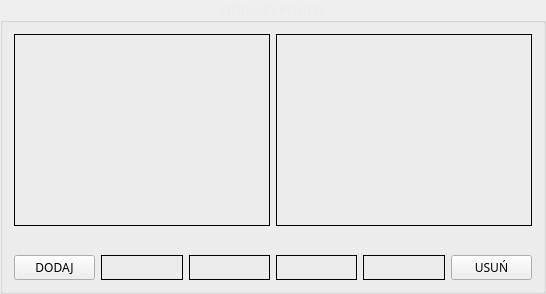
         <widget class="QGroupBox" name="mealOneBox">
          <property name="font">
           <font>
            <family>Bahnschrift</family>
            <weight>50</weight>
            <bold>false</bold>
           </font>
          </property>
          <property name="styleSheet">
           <string notr="true">QGroupBox {color: rgb(235, 235, 235); }</string>
          </property>
          <property name="title">
           <string>PIERWSZY POSIŁEK</string>
          </property>
          <property name="alignment">
           <set>Qt::AlignCenter</set>
          </property>
          <property name="flat">
           <bool>false</bool>
          </property>
          <property name="checkable">
           <bool>false</bool>
          </property>
          <layout class="QGridLayout" name="gridLayout_3">
           <item row="2" column="4">
            <widget class="QLabel" name="showCarbonsOne">
             <property name="font">
              <font>
               <family>Bahnschrift Light</family>
               <pointsize>10</pointsize>
               <weight>75</weight>
               <bold>true</bold>
              </font>
             </property>
             <property name="styleSheet">
              <string notr="true">QLabel { background-color: rgb(235, 235, 235); }</string>
             </property>
             <property name="frameShape">
              <enum>QFrame::Box</enum>
             </property>
             <property name="text">
              <string/>
             </property>
             <property name="alignment">
              <set>Qt::AlignCenter</set>
             </property>
            </widget>
           </item>
           <item row="2" column="2">
            <widget class="QLabel" name="showProteinsOne">
             <property name="font">
              <font>
               <family>Bahnschrift Light</family>
               <pointsize>10</pointsize>
               <weight>75</weight>
               <bold>true</bold>
              </font>
             </property>
             <property name="styleSheet">
              <string notr="true">QLabel { background-color: rgb(235, 235, 235); }</string>
             </property>
             <property name="frameShape">
              <enum>QFrame::Box</enum>
             </property>
             <property name="text">
              <string/>
             </property>
             <property name="alignment">
              <set>Qt::AlignCenter</set>
             </property>
            </widget>
           </item>
           <item row="1" column="2">
            <widget class="QLabel" name="proteinLabel_2">
             <property name="font">
              <font>
               <family>Bahnschrift Light</family>
               <weight>50</weight>
               <bold>false</bold>
              </font>
             </property>
             <property name="styleSheet">
              <string notr="true">QLabel {color: rgb(235, 235, 235); }</string>
             </property>
             <property name="text">
              <string>BIAŁKO</string>
             </property>
             <property name="alignment">
              <set>Qt::AlignCenter</set>
             </property>
            </widget>
           </item>
           <item row="1" column="1">
            <widget class="QLabel" name="dietLabel_2">
             <property name="font">
              <font>
               <family>Bahnschrift Light</family>
               <weight>50</weight>
               <bold>false</bold>
              </font>
             </property>
             <property name="layoutDirection">
              <enum>Qt::RightToLeft</enum>
             </property>
             <property name="styleSheet">
              <string notr="true">QLabel {color: rgb(235, 235, 235); }</string>
             </property>
             <property name="text">
              <string>KALORIE</string>
             </property>
             <property name="alignment">
              <set>Qt::AlignCenter</set>
             </property>
            </widget>
           </item>
           <item row="2" column="5">
            <widget class="QPushButton" name="delItemOne">
             <property name="font">
              <font>
               <family>Bahnschrift Light</family>
               <weight>50</weight>
               <bold>false</bold>
              </font>
             </property>
             <property name="styleSheet">
              <string notr="true"/>
             </property>
             <property name="text">
              <string>USUŃ</string>
             </property>
            </widget>
           </item>
           <item row="2" column="3">
            <widget class="QLabel" name="showFatsOne">
             <property name="font">
              <font>
               <family>Bahnschrift Light</family>
               <pointsize>10</pointsize>
               <weight>75</weight>
               <bold>true</bold>
              </font>
             </property>
             <property name="styleSheet">
              <string notr="true">QLabel { background-color: rgb(235, 235, 235); }</string>
             </property>
             <property name="frameShape">
              <enum>QFrame::Box</enum>
             </property>
             <property name="text">
              <string/>
             </property>
             <property name="alignment">
              <set>Qt::AlignCenter</set>
             </property>
            </widget>
           </item>
           <item row="2" column="0">
            <widget class="QPushButton" name="addItemOne">
             <property name="enabled">
              <bool>true</bool>
             </property>
             <property name="font">
              <font>
               <family>Bahnschrift Light</family>
               <weight>50</weight>
               <bold>false</bold>
              </font>
             </property>
             <property name="text">
              <string>DODAJ</string>
             </property>
            </widget>
           </item>
           <item row="2" column="1">
            <widget class="QLabel" name="showKcalsOne">
             <property name="font">
              <font>
               <family>Bahnschrift Light</family>
               <pointsize>10</pointsize>
               <weight>75</weight>
               <bold>true</bold>
              </font>
             </property>
             <property name="layoutDirection">
              <enum>Qt::LeftToRight</enum>
             </property>
             <property name="autoFillBackground">
              <bool>false</bool>
             </property>
             <property name="styleSheet">
              <string notr="true">QLabel { background-color: rgb(235, 235, 235); }</string>
             </property>
             <property name="frameShape">
              <enum>QFrame::Box</enum>
             </property>
             <property name="text">
              <string/>
             </property>
             <property name="alignment">
              <set>Qt::AlignCenter</set>
             </property>
            </widget>
           </item>
           <item row="0" column="3" colspan="3">
            <widget class="QListWidget" name="mealOneRight">
             <property name="font">
              <font>
               <family>Bahnschrift Light</family>
              </font>
             </property>
             <property name="styleSheet">
              <string notr="true">QWidget { background-color: rgb(235, 235, 235); }</string>
             </property>
             <property name="locale">
              <locale language="Polish" country="Poland"/>
             </property>
             <property name="frameShape">
              <enum>QFrame::Box</enum>
             </property>
             <property name="frameShadow">
              <enum>QFrame::Plain</enum>
             </property>
             <property name="editTriggers">
              <set>QAbstractItemView::DoubleClicked|QAbstractItemView::EditKeyPressed</set>
             </property>
             <property name="dragEnabled">
              <bool>false</bool>
             </property>
             <property name="dragDropMode">
              <enum>QAbstractItemView::NoDragDrop</enum>
             </property>
             <property name="defaultDropAction">
              <enum>Qt::CopyAction</enum>
             </property>
             <property name="viewMode">
              <enum>QListView::ListMode</enum>
             </property>
            </widget>
           </item>
           <item row="1" column="3">
            <widget class="QLabel" name="fatLabel_2">
             <property name="font">
              <font>
               <family>Bahnschrift Light</family>
               <weight>50</weight>
               <bold>false</bold>
              </font>
             </property>
             <property name="styleSheet">
              <string notr="true">QLabel {color: rgb(235, 235, 235); }</string>
             </property>
             <property name="text">
              <string>TŁUSZCZE</string>
             </property>
             <property name="alignment">
              <set>Qt::AlignCenter</set>
             </property>
            </widget>
           </item>
           <item row="1" column="4">
            <widget class="QLabel" name="carbonLabel_2">
             <property name="font">
              <font>
               <family>Bahnschrift Light</family>
               <weight>50</weight>
               <bold>false</bold>
              </font>
             </property>
             <property name="styleSheet">
              <string notr="true">QLabel {color: rgb(235, 235, 235); }</string>
             </property>
             <property name="frameShape">
              <enum>QFrame::NoFrame</enum>
             </property>
             <property name="text">
              <string>WĘGLE</string>
             </property>
             <property name="alignment">
              <set>Qt::AlignCenter</set>
             </property>
            </widget>
           </item>
           <item row="0" column="0" colspan="3">
            <widget class="QListWidget" name="mealOneLeft">
             <property name="font">
              <font>
               <family>Bahnschrift Light</family>
               <stylestrategy>PreferDefault</stylestrategy>
              </font>
             </property>
             <property name="focusPolicy">
              <enum>Qt::NoFocus</enum>
             </property>
             <property name="styleSheet">
              <string notr="true">QWidget { background-color: rgb(235, 235, 235); }</string>
             </property>
             <property name="locale">
              <locale language="Polish" country="Poland"/>
             </property>
             <property name="frameShape">
              <enum>QFrame::Box</enum>
             </property>
             <property name="frameShadow">
              <enum>QFrame::Plain</enum>
             </property>
             <property name="sizeAdjustPolicy">
              <enum>QAbstractScrollArea::AdjustIgnored</enum>
             </property>
             <property name="dragDropMode">
              <enum>QAbstractItemView::NoDragDrop</enum>
             </property>
             <property name="defaultDropAction">
              <enum>Qt::CopyAction</enum>
             </property>
             <property name="flow">
              <enum>QListView::TopToBottom</enum>
             </property>
             <property name="viewMode">
              <enum>QListView::ListMode</enum>
             </property>
             <property name="sortingEnabled">
              <bool>true</bool>
             </property>
            </widget>
           </item>
          </layout>
         </widget>
